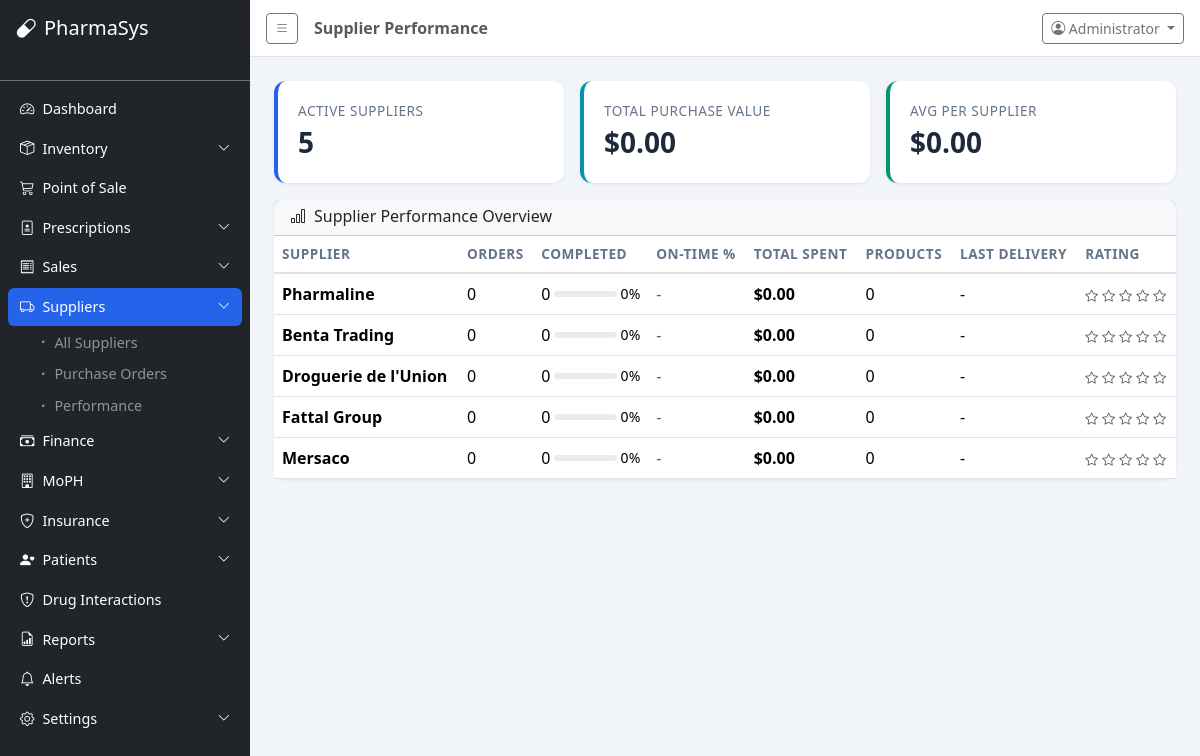
Page /modules/suppliers/performance.php (signed in) on the committed database.
### tables this page shows
CREATE TABLE suppliers (
    id INT AUTO_INCREMENT PRIMARY KEY,
    name VARCHAR(150) NOT NULL,
    contact_person VARCHAR(100),
    phone VARCHAR(20),
    email VARCHAR(100),
    address TEXT,
    payment_terms VARCHAR(100),
    notes TEXT,
    is_active TINYINT(1) DEFAULT 1,
    created_at TIMESTAMP DEFAULT CURRENT_TIMESTAMP,
    updated_at TIMESTAMP DEFAULT CURRENT_TIMESTAMP ON UPDATE CURRENT_TIMESTAMP
);

### includes/functions.php (called while the page is built, shortened)
<?php
function sanitize($input) {
    return htmlspecialchars(trim($input), ENT_QUOTES, 'UTF-8');
}
function formatCurrency($amount, $currency = 'USD') {
    return '$' . number_format($amount, 2);
}

### modules/suppliers/performance.php (the view, shortened to what this page needs)
<?php
require_once __DIR__ . '/../../includes/header.php';
$db = getDB();
$suppliers = $db->query("SELECT s.*,
    (SELECT COUNT(*) FROM purchase_orders po WHERE po.supplier_id = s.id) as total_orders,
    (SELECT COUNT(*) FROM purchase_orders po WHERE po.supplier_id = s.id AND po.status = 'received') as completed_orders,
    (SELECT COALESCE(SUM(po.total), 0) FROM purchase_orders po WHERE po.supplier_id = s.id AND po.status = 'received') as total_spent,
    (SELECT COUNT(*) FROM purchase_orders po WHERE po.supplier_id = s.id AND po.actual_delivery IS NOT NULL AND po.actual_delivery <= po.expected_delivery) as on_time_deliveries,
    (SELECT COUNT(*) FROM purchase_orders po WHERE po.supplier_id = s.id AND po.actual_delivery IS NOT NULL) as tracked_deliveries,
    (SELECT MAX(po.actual_delivery) FROM purchase_orders po WHERE po.supplier_id = s.id AND po.status = 'received') as last_delivery,
    (SELECT COUNT(DISTINCT poi.medicine_id) FROM purchase_order_items poi JOIN purchase_orders po ON poi.po_id = po.id WHERE po.supplier_id = s.id) as products_supplied
    FROM suppliers s
    WHERE s.is_active = 1
    ORDER BY total_spent DESC")->fetchAll();
$totalSpent = 0;
foreach ($suppliers as $s) $totalSpent += $s['total_spent'];
?>
<div class="row g-3 mb-3">
    <div class="col-md-4"><div class="card stat-card"><div class="stat-label">Active Suppliers</div><div class="stat-value"><?= count($suppliers) ?></div></div></div>
    <div class="col-md-4"><div class="card stat-card info"><div class="stat-label">Total Purchase Value</div><div class="stat-value"><?= formatCurrency($totalSpent) ?></div></div></div>
    <div class="col-md-4"><div class="card stat-card success"><div class="stat-label">Avg per Supplier</div><div class="stat-value"><?= count($suppliers) > 0 ? formatCurrency($totalSpent / count($suppliers)) : '$0.00' ?></div></div></div>
</div>
<div class="card">
    <div class="card-header"><h6 class="mb-0"><i class="bi bi-bar-chart me-2"></i>Supplier Performance Overview</h6></div>
    <div class="table-responsive">
        <table class="table table-hover mb-0 data-table">
            <thead><tr><th>Supplier</th><th>Orders</th><th>Completed</th><th>On-Time %</th><th>Total Spent</th><th>Products</th><th>Last Delivery</th><th>Rating</th></tr></thead>
            <tbody>
                <?php foreach ($suppliers as $s): ?>
                <?php
                $completionRate = $s['total_orders'] > 0 ? round($s['completed_orders'] / $s['total_orders'] * 100) : 0;
                $onTimeRate = $s['tracked_deliveries'] > 0 ? round($s['on_time_deliveries'] / $s['tracked_deliveries'] * 100) : 0;
                $rating = 0;
                ?>
                <tr>
                    <td>
                        <strong><?= sanitize($s['name']) ?></strong>
                    </td>
                    <td><?= $s['total_orders'] ?></td>
                    <td>
                        <div class="d-flex align-items-center gap-1">
                            <span><?= $s['completed_orders'] ?></span>
                            <div class="progress flex-grow-1" style="height:6px;width:60px">
                            </div>
                            <small><?= $completionRate ?>%</small>
                        </div>
                    </td>
                    <td>
                        <?php if ($s['tracked_deliveries'] > 0): ?>
                        <span class="badge bg-<?= $onTimeRate >= 80 ? 'success' : ($onTimeRate >= 50 ? 'warning' : 'danger') ?>"><?= $onTimeRate ?>%</span>
                        <?php else: ?>
                        <span class="text-muted">-</span>
                        <?php endif; ?>
                    </td>
                    <td><strong><?= formatCurrency($s['total_spent']) ?></strong></td>
                    <td><?= $s['products_supplied'] ?></td>
                    <td><?= $s['last_delivery'] ? formatDate($s['last_delivery'], 'M d, Y') : '-' ?></td>
                    <td>
                        <?php for ($i = 0; $i < 5; $i++): ?>
                        <i class="bi bi-star<?= $i < $rating ? '-fill text-warning' : ' text-muted' ?>" style="font-size:0.8em"></i>
                        <?php endfor; ?>
                    </td>
                </tr>
                <?php endforeach; ?>
            </tbody>
        </table>
    </div>
</div>
<?php require_once __DIR__ . '/../../includes/footer.php'; ?>

### assets/css/style.css (style rules this page uses)
:root { --sidebar-width: 250px; --primary: #2563EB; --primary-dark: #1D4ED8; --success: #059669; --warning: #D97706; --danger: #DC2626; --info: #0891B2; }
body { font-family: 'Segoe UI', system-ui, -apple-system, sans-serif; background: #F1F5F9; min-height: 100vh; }
.card { border: none; border-radius: 12px; box-shadow: 0 1px 3px rgba(0,0,0,0.08); transition: box-shadow 0.2s; }
.stat-card { border-left: 4px solid var(--primary); padding: 1.25rem; }
.stat-card.success { border-left-color: var(--success); }
.stat-card.info { border-left-color: var(--info); }
.stat-card .stat-value { font-size: 1.75rem; font-weight: 700; color: #1E293B; }
.stat-card .stat-label { font-size: 0.85rem; color: #64748B; text-transform: uppercase; letter-spacing: 0.5px; }
.table th { font-weight: 600; font-size: 0.85rem; text-transform: uppercase; color: #64748B; letter-spacing: 0.5px; border-bottom-width: 2px; }

### rows in the picture
suppliers: name "Pharmaline", total_orders "0", completed_orders "0", completionRate "0", total_spent "$0.00", products_supplied "0"
suppliers: name "Benta Trading", total_orders "0", completed_orders "0", completionRate "0", total_spent "$0.00", products_supplied "0"
suppliers: name "Droguerie de l'Union", total_orders "0", completed_orders "0", completionRate "0", total_spent "$0.00", products_supplied "0"
suppliers: name "Fattal Group", total_orders "0", completed_orders "0", completionRate "0", total_spent "$0.00", products_supplied "0"
suppliers: name "Mersaco", total_orders "0", completed_orders "0", completionRate "0", total_spent "$0.00", products_supplied "0"

### other values in the picture
APP_NAME "PharmaSys"
$item['label'] "Dashboard"
$item['label'] "Inventory"
$item['label'] "Point of Sale"
$item['label'] "Prescriptions"
$item['label'] "Sales"
$item['label'] "Suppliers"
$child['label'] "All Suppliers"
$child['label'] "Purchase Orders"
$child['label'] "Performance"
$item['label'] "Finance"
$item['label'] "MoPH"
$item['label'] "Insurance"
$item['label'] "Patients"
$item['label'] "Drug Interactions"
